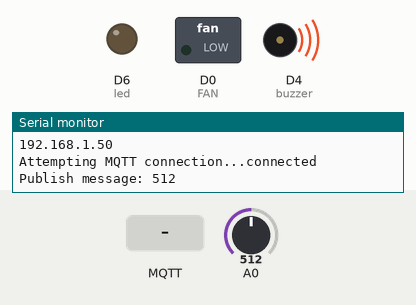
Bench run of a sketch on a simulated ESP8266 (NodeMCU). Parts: switched loads named in the sketch (green lamp = pin HIGH), output pins drawn as LEDs (lit = HIGH), buzzer (waves = sounding), the last lines printed to the serial monitor. The test bench sets the inputs (shaded band); at power-on: A0 = 512. WiFi joins after 1.5 s; servers stay silent unless stated; random numbers use the default seed unless the sketch sets one; no MQTT or app messages arrive unless stated; pins used as bus, display or sensor lines are not drawn.

Above: at 3.0 s.
3.1 s: MQTT message "controlData/buzzer" arrives on the second subscribed topic
At 4.3 s:
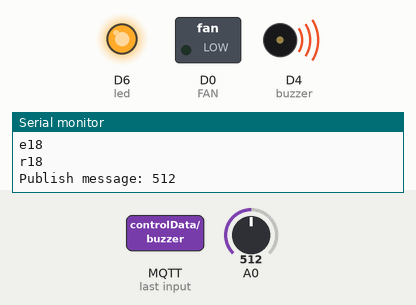
4.6 s: MQTT message "controlData/buzzer" arrives on the third subscribed topic
At 5.8 s:
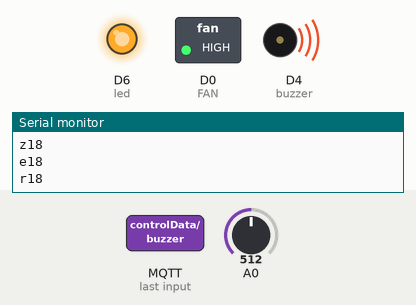
6.1 s: MQTT message "controlData/buzzer" arrives on the first subscribed topic
At 6.9 s:
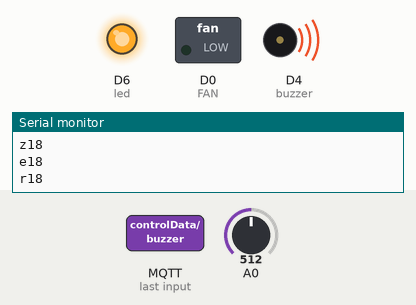
Timing chart, 0 to 9.1 s (numbered marks = the images above; inputs shaded):
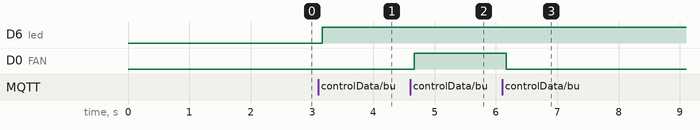

The sketch:

IoT_Node.ino
```cpp
#define BLYNK_TEMPLATE_ID "TMPL6ofIEFl_Q"
#define BLYNK_TEMPLATE_NAME "HienThiCamBien"
#define BLYNK_AUTH_TOKEN "95UA4sFr1G0i-wXqMcOcWvy9bJYLX6Sj"

#define BLYNK_PRINT Serial

unsigned long times=millis();

#include <BlynkSimpleEsp8266.h>
#include <ESP8266WiFi.h>
#include <PubSubClient.h>
BlynkTimer timer; // Thư viện hẹn giờ của Blynk

// Update these with values suitable for your network.

#define KHIGAS V1 // Biến hiển thị khí gas lên blynk
#define TRANGTHAICANHBAO V4 // Biến hiển thị trạng thái cảnh báo lên blynk

int mq2_value;

// Cấu hình Blynk
char auth[] = BLYNK_AUTH_TOKEN;
char ssids[] = "Redmi 9T";
char pass[] = "11111111";

// Cấu hình MQTT
const char* ssid = "Redmi 9T";
const char* password = "11111111";
const char* mqtt_server = "test.mosquitto.org";

WiFiClient espClient;
PubSubClient client(espClient);
unsigned long lastMsg = 0;
#define MSG_BUFFER_SIZE	(50)
char msg[MSG_BUFFER_SIZE];
int FAN = D0; // Kết nối tín hiệu quạt với D0
int buzzer = D4; // Kết nối còi với D4
int led = D6; // Kết nối led bật chế độ cảnh báo D6

int gas; // Biến lưu nồng độ khí gas

boolean runmode = 0; // Biến lưu giá trị khi chạy chế độ cảnh báo

void setup_wifi() {

  delay(10);
  Serial.println();
  Serial.print("Connecting to ");
  Serial.println(ssid);

  WiFi.mode(WIFI_STA);
  WiFi.begin(ssid, password);

  while (WiFi.status() != WL_CONNECTED) {
    delay(500);
    Serial.print(".");
  }

  randomSeed(micros());

  Serial.println("");
  Serial.println("WiFi connected");
  Serial.println("IP address: ");
  Serial.println(WiFi.localIP());
}

void callback(char* topic, byte* payload, unsigned int length) {
  Serial.print("Message arrived [");
  Serial.print(topic);
  Serial.print("] ");
  for (int i = 0; i < length; i++) {
    Serial.print((char)payload[i]);
    Serial.println(length);
  }
  Serial.println();

  // Kiểm tra topic mqtt controlData/buzzer để bật còi cảnh báo
  if (strcmp(topic, "controlData/buzzer") == 0) {
    if(payload[0] != '0'){
     digitalWrite(buzzer, LOW);

    }else{
     digitalWrite(buzzer, HIGH);

    }
  }

  // Kiểm tra topic mqtt controlData/led để bật led chế độ cảnh báo
  if (strcmp(topic, "controlData/led") == 0) {
    if(payload[0] != '0'){
      runmode = 1;
      digitalWrite(led, HIGH);

    }else{
      runmode = 0;
      digitalWrite(led, LOW);
    }
  }

  // Kiểm tra topic mqtt controlData/baodong để bật đèn, còi, quạt hút gas
  if (strcmp(topic, "controlData/baodong") == 0 && runmode) {
    Blynk.virtualWrite(TRANGTHAICANHBAO,0);
    if(payload[0] != '0'){
      digitalWrite(led, HIGH);
      digitalWrite(buzzer, LOW);
      Blynk.virtualWrite(TRANGTHAICANHBAO,1);
      digitalWrite(FAN, HIGH);


    }else{
    }
  }else{
      digitalWrite(FAN, LOW);
      digitalWrite(buzzer, HIGH);

  }


}

void reconnect() {
  while (!client.connected()) {
    Serial.print("Attempting MQTT connection...");
    String clientId = "ESP8266Client-";
    clientId += String(random(0xffff), HEX);
    if (client.connect(clientId.c_str())) {
      Serial.println("connected");
      // publish topic sensingData/gas đến mqtt để gửi tín hiệu đến gateway đăng ký
      client.publish("sensingData/gas", "hello IoT Gateway...");

      // publish topic subcribe controlData để nhận tín hiệu điều khiển từ gateway
      client.subscribe("controlData/buzzer");
      client.subscribe("controlData/led");
      client.subscribe("controlData/baodong");


    } else {
      Serial.print("failed, rc=");
      Serial.print(client.state());
      Serial.println(" try again in 5 seconds");
      delay(5000);
    }
  }
}

void setup() {
  // Thiết lập giá trị khởi tạo còi, còi, quạt thoát khí
  tone(buzzer, 1000);
  digitalWrite(buzzer, HIGH);
  pinMode(led, OUTPUT);
  pinMode(FAN, OUTPUT);
  digitalWrite(FAN, LOW);

  pinMode(BUILTIN_LED, OUTPUT);     // Initialize the BUILTIN_LED pin as an output
  Serial.begin(9600);
  setup_wifi();
  client.setServer(mqtt_server, 1883);
  Blynk.begin(BLYNK_AUTH_TOKEN, ssids, pass);
  client.setCallback(callback);

}

void loop() {
  timer.run();

  if (!client.connected()) {
    reconnect();
  }
  client.loop();


  unsigned long now = millis();
  if (now - lastMsg > 2000) { // Gửi giá trị cảm biến mỗi 2s
    lastMsg = now;
    gas = analogRead(A0); // Đọc giá trị cảm biến khí gas
    Blynk.virtualWrite(KHIGAS,gas); // Gửi giá trị lên Blynk

    // publish giá trị lên topic
    snprintf (msg, MSG_BUFFER_SIZE, "%d", gas);
    Serial.print("Publish message: ");
    Serial.println(msg);
    client.publish("sensingData/gas", msg);


  }
}
```

Measured:
- after the input at 3.1 s, D6 (led): LOW → HIGH after 0.06 s
- after the input at 4.6 s, D0 (FAN): LOW → HIGH after 0.07 s
- after the input at 6.1 s, D0 (FAN): HIGH → LOW after 0.07 s
